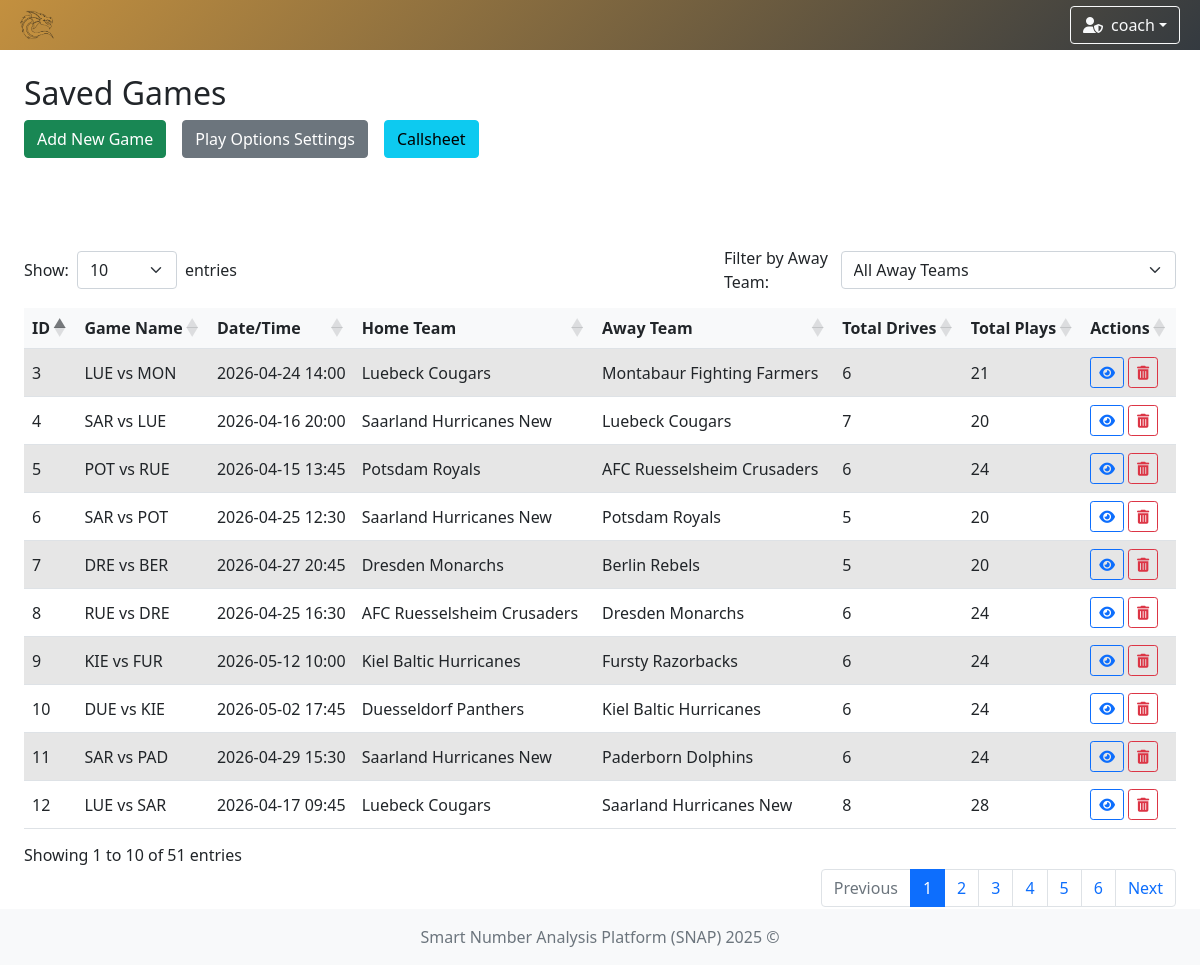
Screenshot of /games (signed in) with the database file from the repository.
### app/models/team.py (models this page shows)
class TeamModel(db.Model):
    __tablename__ = 'teams'
    id = db.Column(db.Integer, primary_key=True)
    name = db.Column(db.String(100), nullable=False, unique=True)  # prevent duplicate team names
    icon = db.Column(db.String(300), nullable=False)  # longer path for future-proofing
    primary_color = db.Column(db.String(20), nullable=False)
    secondary_color = db.Column(db.String(20), nullable=False)

### app/models/user.py (models this page shows)
class UserModel(db.Model, UserMixin):
    __tablename__ = 'user'
    id = db.Column(db.Integer, primary_key=True)
    username = db.Column(db.String(80), unique=True, nullable=False)
    password = db.Column(db.String(120), nullable=False)
    role = db.Column(db.String(10), nullable=False, default='user')
    team_id = db.Column(db.Integer, db.ForeignKey('teams.id'))
    team = db.relationship('TeamModel', backref='users')

### app/models/game.py (models this page shows, shortened)
class GameModel(db.Model):
    __tablename__ = 'game'
    id: int = db.Column(db.Integer, primary_key=True)
    name: str = db.Column(db.String(100), nullable=False)
    date: datetime = db.Column(db.DateTime, nullable=False, index=True)
    time: str = db.Column(db.String(20), nullable=False)
    home_team_id: Optional[int] = db.Column(db.Integer, db.ForeignKey('teams.id'), nullable=True, index=True)
    away_team_id: Optional[int] = db.Column(db.Integer, db.ForeignKey('teams.id'), nullable=True, index=True)
    home_team = db.relationship('TeamModel', foreign_keys=[home_team_id], lazy=True)
    away_team = db.relationship('TeamModel', foreign_keys=[away_team_id], lazy=True)
    drives = db.relationship('DriveModel', backref='game', lazy=True, cascade='all, delete-orphan')
    @property
    def total_drives(self) -> int:
        return len(self.drives)
    @property
    def total_plays(self) -> int:
        return sum(len(drive.plays) for drive in self.drives)
    @property
    def home_team_name(self) -> Optional[str]:
        return self.home_team.name if self.home_team else None
    @property
    def away_team_name(self) -> Optional[str]:
        return self.away_team.name if self.away_team else None

### app/controllers/game.py (the view)
    @login_required
    def game_options(self) -> str:
        teams = TeamModel.query.all()
        games = GameModel.query.all()
        return render_template(
            template_name_or_list='game/game_options.html',
            games=games,
            teams=teams
        )

### app/controllers/user.py (called while the page is built)
    @staticmethod
    def load_user(user_id):
        return UserModel.query.get(int(user_id))

### run.py (called while the page is built)
    def _inject_context(self) -> None:
        @self.app.context_processor
        def inject_teams() -> dict:
            try:
                teams = TeamModel.query.all()
                return dict(teams=teams)
            except Exception as e:
                print(f"[!] Error injecting teams: {str(e)} ({type(e).__name__})")
                return dict(teams=[])

### app/templates/game/game_options.html (shortened to what this page needs)
{% extends "system/base.html" %}
{% block content %}
<div class="row mb-3">
    <div class="col">
        <h2>Saved Games</h2>
        <div class="d-flex flex-wrap gap-2 mb-2 align-items-end">
            <a href="{{ url_for('add_game') }}" class="btn btn-success">Add New Game</a>
            <a href="{{ url_for('settings') }}" class="btn btn-secondary">Play Options Settings</a>
            <a href="{{ url_for('callsheet') }}" class="btn btn-info" id="callsheet-link">Callsheet</a>
        </div>
    </div>
</div>
<div class="my-table-wrapper">
    <div class="d-flex justify-content-between mb-2">
        <div class="d-flex align-items-center gap-2">
            <label for="showEntries" class="form-label mb-0">Show:</label>
            <select id="showEntries" class="form-select" style="min-width: 100px;">
                <option value="10" selected>10</option>
            </select>
            <span class="mb-0">entries</span>
        </div>
        <div class="d-flex align-items-center gap-2">
            <label for="awayTeamFilter" class="form-label mb-0">Filter by Away Team:</label>
            <select id="awayTeamFilter" class="form-select" style="min-width: 250px;">
                <option value="">All Away Teams</option>
            </select>
        </div>
    </div>
    <div class="table-responsive" style="overflow-x: auto;">
        <table id="gamesTable" class="table table-striped align-middle nowrap w-100">
            <thead>
                <tr>
                    <th>ID</th>
                    <th>Game Name</th>
                    <th>Date/Time</th>
                    <th>Home Team</th>
                    <th>Away Team</th>
                    <th>Total Drives</th>
                    <th>Total Plays</th>
                    <th class="text-nowrap">Actions</th>
                </tr>
            </thead>
            <tbody>
                {% include 'game/partials/games_table_rows.html' %}
            </tbody>
        </table>
    </div>
</div>
{% endblock %}

### app/templates/system/base.html (shortened to what this page needs)
<!DOCTYPE html>
<html lang="en">
<head>
    <link href="https://cdn.jsdelivr.net/npm/bootstrap@5.1.3/dist/css/bootstrap.min.css" rel="stylesheet"/>
    <link rel="stylesheet" href="https://cdn.jsdelivr.net/npm/bootstrap-icons@1.11.3/font/bootstrap-icons.css"/>
    <link rel="stylesheet" href="https://cdnjs.cloudflare.com/ajax/libs/font-awesome/6.5.0/css/all.min.css"/>
    <link href="https://cdn.jsdelivr.net/npm/select2@4.1.0-rc.0/dist/css/select2.min.css" rel="stylesheet"/>
    <link href="https://cdn.jsdelivr.net/npm/select2-bootstrap-5-theme@1.3.0/dist/select2-bootstrap-5-theme.min.css" rel="stylesheet"/>
    <link href="https://cdn.datatables.net/1.13.6/css/dataTables.bootstrap5.min.css" rel="stylesheet"/>
    <link rel="stylesheet" href="https://cdn.datatables.net/fixedcolumns/4.3.0/css/fixedColumns.bootstrap5.min.css"/>
    <link rel="stylesheet" href="{{ url_for('static', filename='styles.css') }}"/>
</head>
<body class="{% block body_class %}{% endblock %}">
{% if current_user.is_authenticated %}
    {% set ns = namespace(navbar_color='background: linear-gradient(135deg, #4b6cb7, #182848);', team_found=False) %}
    {% if current_user.team %}
        {% set ns.navbar_color = 'background: linear-gradient(135deg, ' ~ current_user.team.primary_color ~ ', #343a40);' %}
        {% set ns.team_found = True %}
    {% endif %}
    <nav class="navbar navbar-expand-lg navbar-dark" style="{{ ns.navbar_color }}">
        <div class="container-fluid position-relative">
            <a class="navbar-brand d-flex align-items-center" href="{{ url_for('index') }}">
                {% if current_user.team and ns.team_found %}
                    <img class="team-logo" src="{{ current_user.team.icon }}" alt="{{ current_user.team.name }} logo"/>
                {% else %}
                    <a href="{{ url_for('game_options') }}" class="btn btn-outline-light me-2" title="Home">
                        <i class="fas fa-home"></i>
                    </a>
                {% endif %}
            </a>
            <div class="ms-auto d-flex align-items-center">
                <div class="dropdown me-2">
                    <button class="btn btn-outline-light dropdown-toggle d-flex align-items-center" type="button"
                            id="userDropdown" data-bs-toggle="dropdown" aria-expanded="false">
                        {% if current_user.role == 'admin' %}
                            <i class="fas fa-user-shield me-2"></i>
                        {% else %}
                            <i class="fas fa-user me-2"></i>
                        {% endif %}
                        {{ current_user.username }}
                    </button>
                </div>
            </div>
        </div>
    </nav>
{% endif %}
<div class="content-wrapper">
    <div class="container-fluid mt-4 px-4">
        <div id="toast-container" class="toast-container position-fixed bottom-0 end-0 p-3" style="z-index: 1100;">
        </div>
        {% block content %}{% endblock %}
    </div>
</div>
<footer class="footer mt-auto py-3 bg-light">
    <div class="container text-center">
        <span class="text-muted">Smart Number Analysis Platform (SNAP) 2025 ©</span>
    </div>
</footer>
</body>
</html>

### app/templates/game/partials/games_table_rows.html
{% for game in games %}
    <tr>
        <td>{{ game.id }}</td>
        <td>{{ game.name }}</td>
        <td>{{ game.date.strftime('%Y-%m-%d') }} {{ game.time }}</td>
        <td>{{ game.home_team_name }}</td>
        <td>{{ game.away_team_name }}</td>
        <td>{{ game.total_drives }}</td>
        <td>{{ game.total_plays }}</td>
        <td>
            <div class="d-flex align-items-center gap-1">
                <a href="{{ url_for('game_detail', game_id=game.id) }}"
                   class="btn btn-sm btn-outline-primary"
                   title="Go to Game">
                    <i class="fas fa-eye"></i>
                </a>
                {% if current_user.role == 'admin' %}
                    <form action="{{ url_for('delete_game', game_id=game.id) }}" method="POST"
                          onsubmit="return confirm('Delete this game?');" class="m-0 p-0">
                        <button type="submit" class="btn btn-sm btn-outline-danger" title="Delete Game">
                            <i class="fas fa-trash-alt"></i>
                        </button>
                    </form>
                {% else %}
                    <button class="btn btn-sm btn-outline-secondary" disabled title="Insufficient permissions">
                        <i class="fas fa-trash-alt"></i>
                    </button>
                {% endif %}
            </div>
        </td>
    </tr>
{% else %}
    <div class="alert alert-secondary text-center" role="alert">
        <i class="bi bi-info-circle me-2"></i>
        No Games found for this filter.
    </div>
{% endfor %}

### app/static/styles.css (style rules this page uses)
.navbar { transition: background-color 0.5s ease; height: 50px; }
.team-logo { animation: fadeIn 0.5s ease, pulse 1s ease-in-out; width: 50px; height: auto; }
html, body { height: 100%; margin: 0; padding: 0; }
body { display: flex; flex-direction: column; min-height: 100vh; }
.content-wrapper { flex: 1 0 auto; }
.footer { flex-shrink: 0; background-color: #f8f9fa; padding: 1rem 0; margin-top: auto; }
.form-label { font-weight: 500; margin-bottom: 0.5rem; }
.table-responsive { margin-top: 0 !important; overflow-x: auto; }
.btn + .btn { margin-left: 0.5rem; }
.table-responsive { overflow-x: auto; }
.table th, .table td { white-space: nowrap; padding: 0.5rem; }
.table thead th { background-color: #f8f9fa; font-weight: bold; }
.table-striped tbody tr:nth-of-type(odd) { background-color: rgba(0, 0, 0, 0.05); }
.my-table-wrapper { margin-top: 80px; }

### rows the page displays
TeamModel: team.icon (picture)
UserModel: username "coach"
GameModel: id "3", name "LUE vs MON", date "2026-04-24", time "14:00", home_team_name "Luebeck Cougars", away_team_name "Montabaur Fighting Farmers", total_drives "6", total_plays "21"
GameModel: id "4", name "SAR vs LUE", date "2026-04-16", time "20:00", home_team_name "Saarland Hurricanes New", away_team_name "Luebeck Cougars", total_drives "7", total_plays "20"
GameModel: id "5", name "POT vs RUE", date "2026-04-15", time "13:45", home_team_name "Potsdam Royals", away_team_name "AFC Ruesselsheim Crusaders", total_drives "6", total_plays "24"
GameModel: id "6", name "SAR vs POT", date "2026-04-25", time "12:30", home_team_name "Saarland Hurricanes New", away_team_name "Potsdam Royals", total_drives "5", total_plays "20"
GameModel: id "7", name "DRE vs BER", date "2026-04-27", time "20:45", home_team_name "Dresden Monarchs", away_team_name "Berlin Rebels", total_drives "5", total_plays "20"
GameModel: id "8", name "RUE vs DRE", date "2026-04-25", time "16:30", home_team_name "AFC Ruesselsheim Crusaders", away_team_name "Dresden Monarchs", total_drives "6", total_plays "24"
GameModel: id "9", name "KIE vs FUR", date "2026-05-12", time "10:00", home_team_name "Kiel Baltic Hurricanes", away_team_name "Fursty Razorbacks", total_drives "6", total_plays "24"
GameModel: id "10", name "DUE vs KIE", date "2026-05-02", time "17:45", home_team_name "Duesseldorf Panthers", away_team_name "Kiel Baltic Hurricanes", total_drives "6", total_plays "24"
GameModel: id "11", name "SAR vs PAD", date "2026-04-29", time "15:30", home_team_name "Saarland Hurricanes New", away_team_name "Paderborn Dolphins", total_drives "6", total_plays "24"
GameModel: id "12", name "LUE vs SAR", date "2026-04-17", time "09:45", home_team_name "Luebeck Cougars", away_team_name "Saarland Hurricanes New", total_drives "8", total_plays "28"
